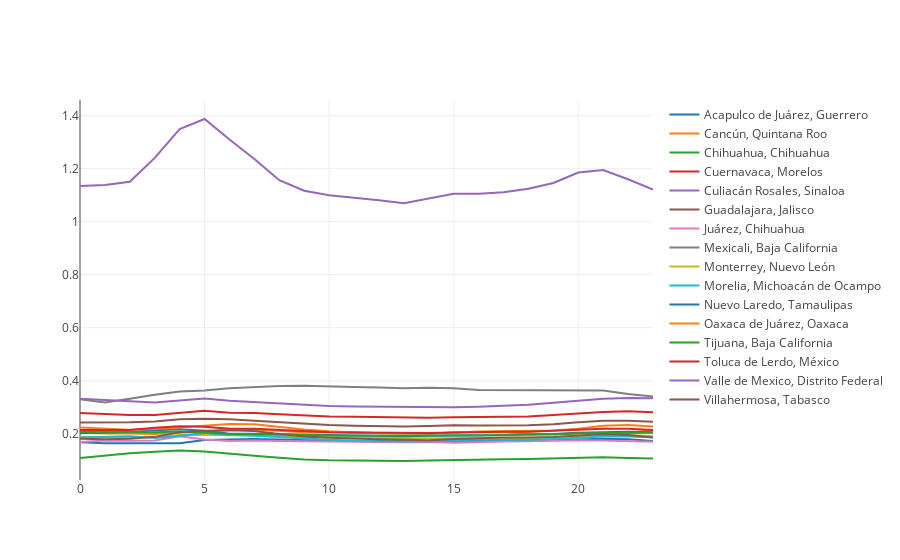

The notebook cell this image was saved under:
### Code cell
tmp = dv_r_mpol.drop('dilatation coefficient', axis=1)
offline.iplot({
    'data':[{'x': list(range(24)), 'y': tmp.loc[r].tolist(), 'name': r} for r in tmp.index]
})
